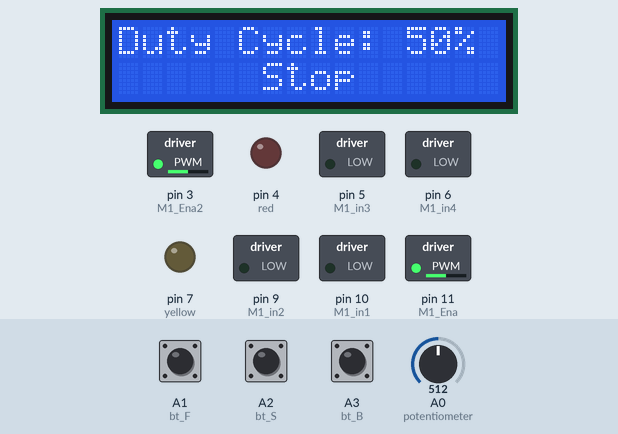
Recording of a sketch running on a simulated Arduino Uno, built with avr-gcc and run on an emulated ATmega328P. Parts: 16×2 character LCD, switched loads named in the sketch (green lamp = pin HIGH), output pins drawn as LEDs (lit = HIGH). Inputs (shaded band) come from the test bench; at power-on: A1 (bt_F) HIGH, A3 (bt_B) HIGH, A0 (potentiometer) = 512, A2 (bt_S) HIGH.

Above: at 3.3 s.
3.4 s: A1 (bt_F) pulled LOW for 0.15 s
At 4.6 s:
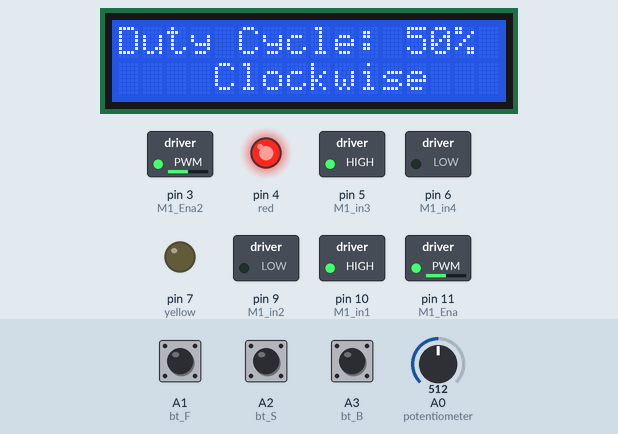
5.0 s: A3 (bt_B) pulled LOW for 0.15 s
At 6.2 s:
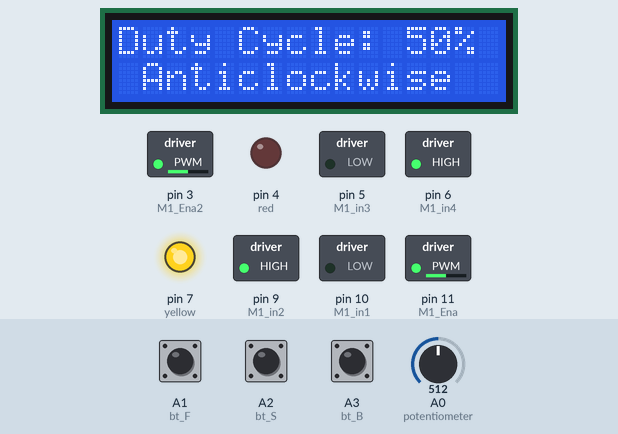
6.6 s: A0 (potentiometer) set to 716
At 7.4 s:
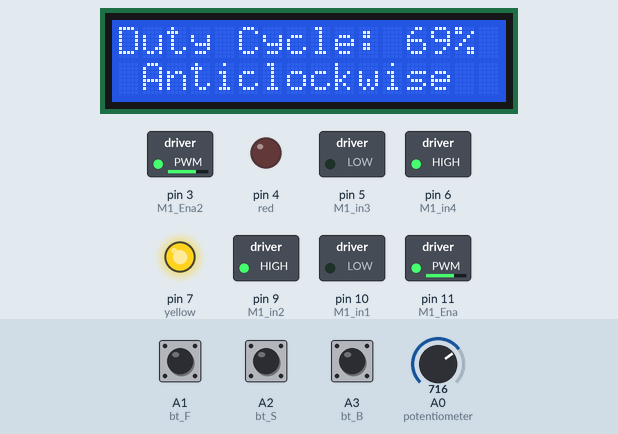
8.1 s: A2 (bt_S) pulled LOW for 0.15 s
At 9.3 s:
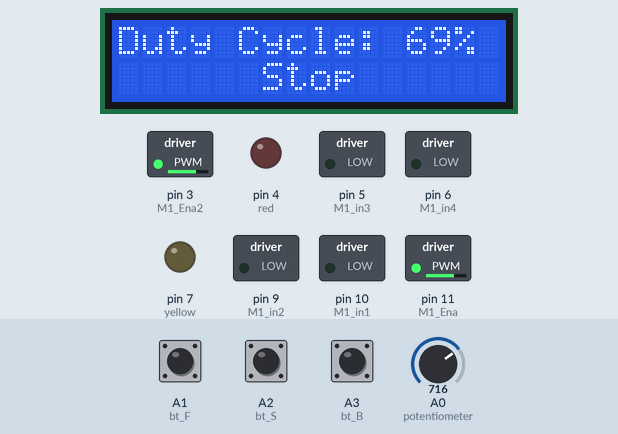
9.7 s: A0 (potentiometer) set to 900
At 10.6 s:
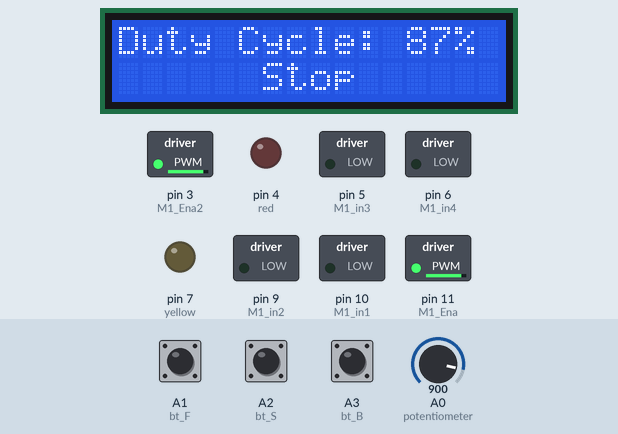
11.2 s: A1 (bt_F) pulled LOW for 1 s
At 12.2 s:
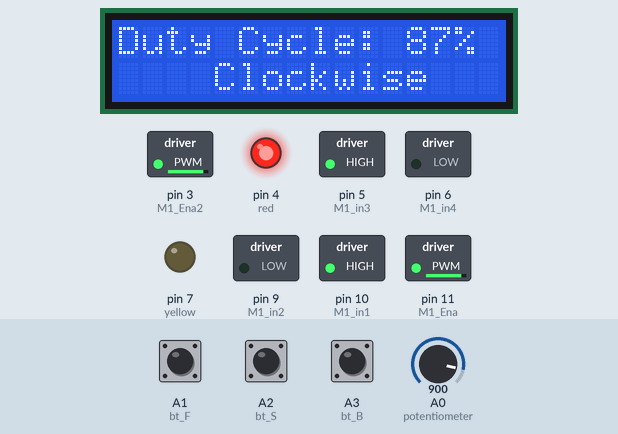
Timing chart, 0 to 14.2 s (numbered marks = the images above; inputs shaded):
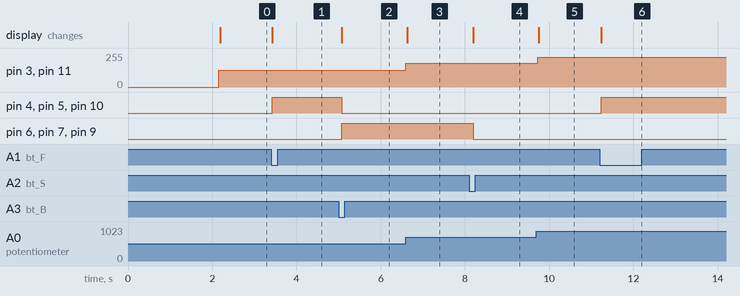

Measured:
- after the input at 3.4 s, pin 4 (red), pin 5 (M1_in3), pin 10 (M1_in1): LOW → HIGH at once; the display: changes at once (image 1)
- after the input at 5.0 s, pin 4 (red), pin 5 (M1_in3), pin 10 (M1_in1): HIGH → LOW after 0.07 s; pin 6 (M1_in4), pin 7 (yellow), pin 9 (M1_in2): LOW → HIGH after 0.07 s; the display: changes after 0.07 s (image 2)
- after the input at 6.6 s, pin 3 (M1_Ena2), pin 11 (M1_Ena): 127/255 → 178/255 at once; the display: changes at once (image 3)
- after the input at 8.1 s, pin 6 (M1_in4), pin 7 (yellow), pin 9 (M1_in2): HIGH → LOW after 0.09 s; the display: changes after 0.09 s (image 4)
- after the input at 9.7 s, pin 3 (M1_Ena2), pin 11 (M1_Ena): 178/255 → 224/255 at once; the display: changes after 0.06 s (image 5)
- after the input at 11.2 s, pin 4 (red), pin 5 (M1_in3), pin 10 (M1_in1): LOW → HIGH at once; the display: changes at once (image 6)

The sketch:

Arduino_based_Dc_motor_controller.ino
```cpp
#include <LiquidCrystal_I2C.h>
LiquidCrystal_I2C lcd(0x27, 16, 2);

#define potentiometer  A0  //10k Variable Resistor
#define red 4
#define yellow 7
#define bt_F A1 // Clockwise Button
#define bt_S A2 // Stop Button
#define bt_B A3 // Anticlockwise Button

#define M1_Ena 11 // Enable1 L298 for PWM
#define M1_in1 10 // In1  L298 for Clockwise
#define M1_in2 9 // In2  L298 for Anticlockwise

#define M1_Ena2 3 // Enable1 L298 for PWM
#define M1_in3 5 // In1  L298 for Clockwise
#define M1_in4 6 // In2  L298 for Anticlockwise

int read_ADC = 0;
int duty_cycle;
int duty_cycle_lcd;
int set = 0;

void setup() {
  Serial.begin(9600);// initialize serial communication at 9600 bits per second:
  lcd.init();
  lcd.backlight();
  pinMode(potentiometer, INPUT);
  pinMode(red, OUTPUT);
  pinMode(yellow, OUTPUT);
  digitalWrite(red, LOW);
  digitalWrite(yellow, LOW);

  pinMode(bt_F, INPUT_PULLUP);
  pinMode(bt_S, INPUT_PULLUP);
  pinMode(bt_B, INPUT_PULLUP);

  pinMode(M1_Ena, OUTPUT);
  pinMode(M1_in1, OUTPUT);
  pinMode(M1_in2, OUTPUT);

  pinMode(M1_Ena2, OUTPUT);
  pinMode(M1_in3, OUTPUT);
  pinMode(M1_in4, OUTPUT);

  lcd.begin(16, 2);
  lcd.setCursor(0, 0);
  lcd.print("   WELCOME To ");
  lcd.setCursor(0, 1);
  lcd.print("JustDoElectronic");
  delay(2000); // Waiting for a while
  lcd.clear();
}

void loop() {
  read_ADC = analogRead(potentiometer);
  duty_cycle = map(read_ADC, 0, 1023, 0, 255);
  duty_cycle_lcd = map(read_ADC, 0, 1023, 0, 100);

  analogWrite(M1_Ena, duty_cycle);
  analogWrite(M1_Ena2, duty_cycle);

  lcd.setCursor(0, 0);
  lcd.print("Duty Cycle: ");
  lcd.print(duty_cycle_lcd);
  lcd.print("%  ");

  if (digitalRead (bt_F) == 0) {
    set = 1;
  }
  if (digitalRead (bt_S) == 0) {
    set = 0;
  }
  if (digitalRead (bt_B) == 0) {
    set = 2;
  }


  lcd.setCursor(0, 1);

  if (set == 0) {
    lcd.print("      Stop      ");
    digitalWrite(M1_in1, LOW);
    digitalWrite(M1_in2, LOW);
    digitalWrite(M1_in3, LOW);
    digitalWrite(M1_in4, LOW);
    digitalWrite(red, LOW);
    digitalWrite(yellow, LOW);
  }

  if (set == 1) {
    lcd.print("    Clockwise   ");
    digitalWrite(M1_in1, HIGH);
    digitalWrite(M1_in2, LOW);
    digitalWrite(M1_in3, HIGH);
    digitalWrite(M1_in4, LOW);
    digitalWrite(red, HIGH);
  digitalWrite(yellow, LOW);
  }

  if (set == 2) {
    lcd.print(" Anticlockwise  ");
    digitalWrite(M1_in1, LOW);
    digitalWrite(M1_in2, HIGH);
    digitalWrite(M1_in3, LOW);
    digitalWrite(M1_in4, HIGH);
    digitalWrite(red, LOW);
  digitalWrite(yellow, HIGH);
  }

  delay(50);
}
```
